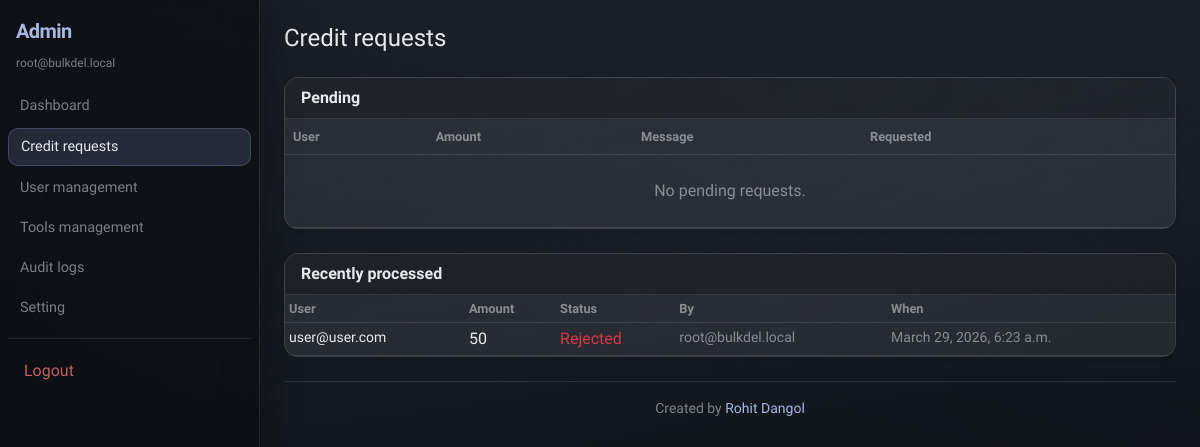
The page /admin-panel/credit-requests/ (signed in) on the database as committed earlier.
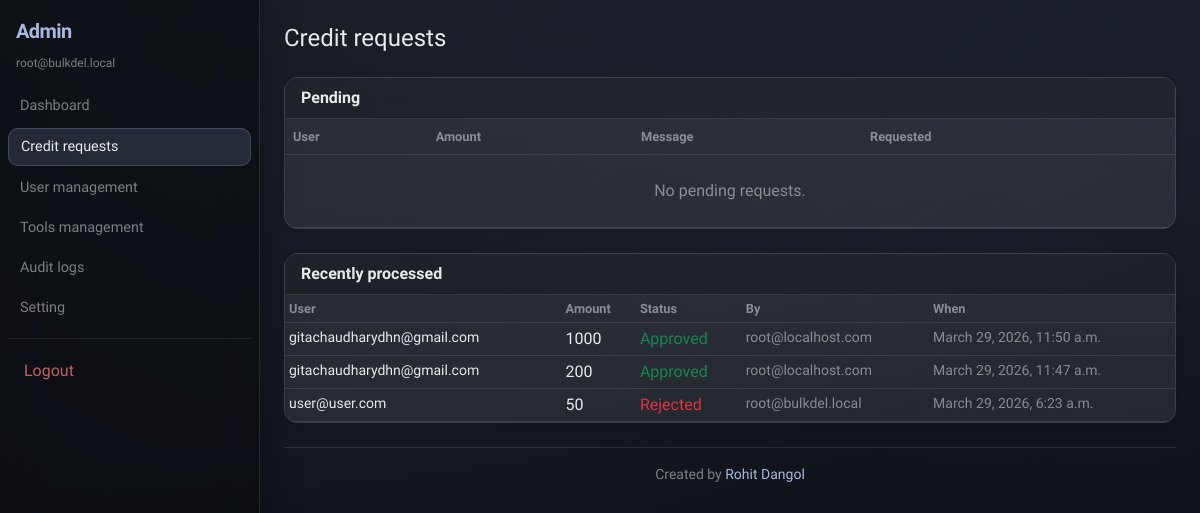
The same page on the database as committed later.
### billing/models.py (models this page shows, shortened)
class CreditRequest(models.Model):
    class Status(models.TextChoices):
        PENDING = "pending", "Pending"
        APPROVED = "approved", "Approved"
        REJECTED = "rejected", "Rejected"
    user = models.ForeignKey(
        settings.AUTH_USER_MODEL,
        on_delete=models.CASCADE,
        related_name="credit_requests",
    )
    requested_amount = models.PositiveIntegerField()
    message = models.TextField(blank=True)
    status = models.CharField(
        max_length=20,
        choices=Status.choices,
        default=Status.PENDING,
    )
    reviewed_by = models.ForeignKey(
        settings.AUTH_USER_MODEL,
        on_delete=models.SET_NULL,
        null=True,
        blank=True,
        related_name="credit_requests_reviewed",
    )
    reviewed_at = models.DateTimeField(null=True, blank=True)
    admin_note = models.TextField(blank=True)
    created_at = models.DateTimeField(auto_now_add=True)
    class Meta:
        db_table = "billing_creditrequest"
        ordering = ["-created_at"]

### accounts/models.py (models this page shows, shortened)
class CustomUser(AbstractUser):
    username = None
    email = models.EmailField("email address", unique=True)
    full_name = models.CharField(max_length=255)
    role = models.CharField(
        max_length=20,
        choices=[("user", "User"), ("admin", "Admin")],
        default="user",
    )
    deleted_at = models.DateTimeField(null=True, blank=True)
    objects = CustomUserManager()
    USERNAME_FIELD = "email"
    REQUIRED_FIELDS = ["full_name"]
    class Meta:
        db_table = "accounts_user"
        ordering = ["-date_joined"]
    @property
    def is_admin_role(self) -> bool:
        return self.role == "admin"

### adminpanel/views.py (the view)
# urls.py: path("credit-requests/", views.credit_requests_list, name="credit_requests"),
@login_required
@admin_role_required
def credit_requests_list(request):
    pending = (
        CreditRequest.objects.filter(status=CreditRequest.Status.PENDING)
        .select_related("user")
        .order_by("created_at")
    )
    recent_done = (
        CreditRequest.objects.exclude(status=CreditRequest.Status.PENDING)
        .select_related("user", "reviewed_by")
        .order_by("-pk")[:40]
    )
    return render(
        request,
        "adminpanel/credit_requests.html",
        {
            "pending_requests": pending,
            "recent_done": recent_done,
        },
    )

### core/context_processors.py (called while the page is built, shortened)
def _nav_section(path: str) -> str:
    if path.startswith("/tools"):
        return "tools"
    if path.startswith("/channels"):
        return "channel"
    if path.startswith("/billing"):
        return "billing"
    if path.startswith("/settings"):
        return "settings"
    if path.startswith("/dashboard"):
        return "dashboard"
    return "dashboard"

def _admin_nav_section(path: str) -> str:
    if path.startswith("/admin-panel/credit-requests"):
        return "credit_requests"

def navigation(request):
    user = getattr(request, "user", None)
    path = getattr(request, "path_info", "") or ""
    is_admin = bool(
        user and user.is_authenticated and getattr(user, "is_admin_role", False)
    )
    show_user_sidenav = bool(
        user and user.is_authenticated and not is_admin
    )
    return {
        "nav_is_admin": is_admin,
        "nav_user_sidenav": show_user_sidenav,
        "nav_section": _nav_section(path),
        "nav_admin_section": _admin_nav_section(path) if is_admin else "",
    }

### templates/adminpanel/credit_requests.html (shortened to what this page needs)
{% extends "base.html" %}
{% block content %}
<h1 class="h4 mb-4">Credit requests</h1>
<div class="card shadow-sm mb-4">
  <div class="card-header fw-semibold">Pending</div>
  <div class="table-responsive">
    <table class="table table-hover mb-0 align-middle">
      <thead><tr><th>User</th><th>Amount</th><th>Message</th><th>Requested</th><th></th></tr></thead>
      <tbody>
        {% for r in pending_requests %}
          <tr>
            <td><a href="{% url 'adminpanel:user_detail' r.user.pk %}">{{ r.user.email }}</a><br><small class="text-muted">{{ r.user.full_name }}</small></td>
            <td class="fw-semibold">{{ r.requested_amount }}</td>
            <td class="small">{{ r.message|default:"—"|truncatechars:80 }}</td>
            <td class="small text-nowrap text-muted">{{ r.created_at }}</td>
            <td>
              <div class="d-flex flex-wrap gap-2 align-items-end">
                <form method="post" action="{% url 'adminpanel:credit_request_decide' r.pk %}" class="d-flex flex-wrap gap-1 align-items-end">
                  {% csrf_token %}
                  <input type="hidden" name="decision" value="approve">
                  <input type="text" name="admin_note" class="form-control form-control-sm" style="min-width:10rem;max-width:14rem" placeholder="Note to user (optional)">
                  <button type="submit" class="btn btn-sm btn-success">Accept</button>
                </form>
                <button type="button" class="btn btn-sm btn-outline-danger" data-bs-toggle="collapse" data-bs-target="#rej{{ r.pk }}">Reject</button>
              </div>
            </td>
          </tr>
          <tr class="collapse" id="rej{{ r.pk }}">
            <td colspan="5">
              <form method="post" action="{% url 'adminpanel:credit_request_decide' r.pk %}" class="row g-2 align-items-end p-2">
                {% csrf_token %}
                <input type="hidden" name="decision" value="reject">
                <div class="col-md-8">
                  <label class="form-label small">Reason (shown to user)</label>
                  <input type="text" name="admin_note" class="form-control form-control-sm" placeholder="Optional explanation">
                </div>
                <div class="col-md-4">
                  <button type="submit" class="btn btn-sm btn-danger">Confirm reject</button>
                </div>
              </form>
            </td>
          </tr>
        {% empty %}
          <tr><td colspan="5" class="text-muted py-4 text-center">No pending requests.</td></tr>
        {% endfor %}
      </tbody>
    </table>
  </div>
</div>
<div class="card shadow-sm">
  <div class="card-header fw-semibold">Recently processed</div>
  <div class="table-responsive">
    <table class="table table-sm mb-0">
      <thead><tr><th>User</th><th>Amount</th><th>Status</th><th>By</th><th>When</th></tr></thead>
      <tbody>
        {% for r in recent_done %}
          <tr>
            <td class="small">{{ r.user.email }}</td>
            <td>{{ r.requested_amount }}</td>
            <td>
              {% if r.status == "approved" %}<span class="text-success">Approved</span>{% else %}<span class="text-danger">Rejected</span>{% endif %}
            </td>
            <td class="small text-muted">{% if r.reviewed_by %}{{ r.reviewed_by.email }}{% else %}—{% endif %}</td>
            <td class="small text-muted">{{ r.reviewed_at|default:r.created_at }}</td>
          </tr>
        {% empty %}
          <tr><td colspan="5" class="text-muted">None yet.</td></tr>
        {% endfor %}
      </tbody>
    </table>
  </div>
</div>
{% endblock %}

Rows that differ between the two databases and show on the page:
added CreditRequest: user.email "gitachaudharydhn@gmail.com", requested_amount "1000", status "Approved", reviewed_by.email "root@localhost.com", reviewed_at "March 29, 2026, 11:50 a.m."
added CreditRequest: user.email "gitachaudharydhn@gmail.com", requested_amount "200", status "Approved", reviewed_by.email "root@localhost.com", reviewed_at "March 29, 2026, 11:47 a.m."
